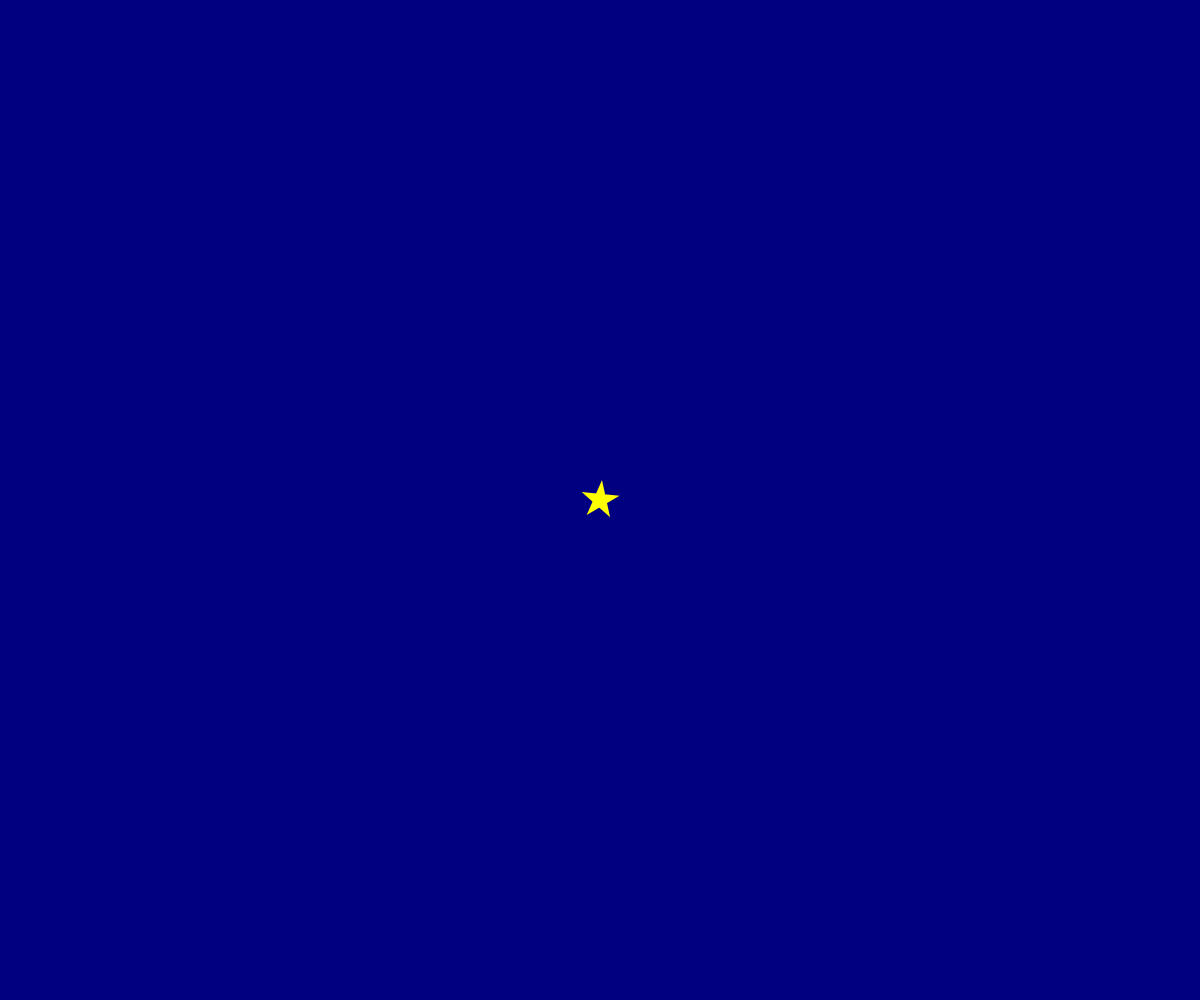
Frame 1 (no input)
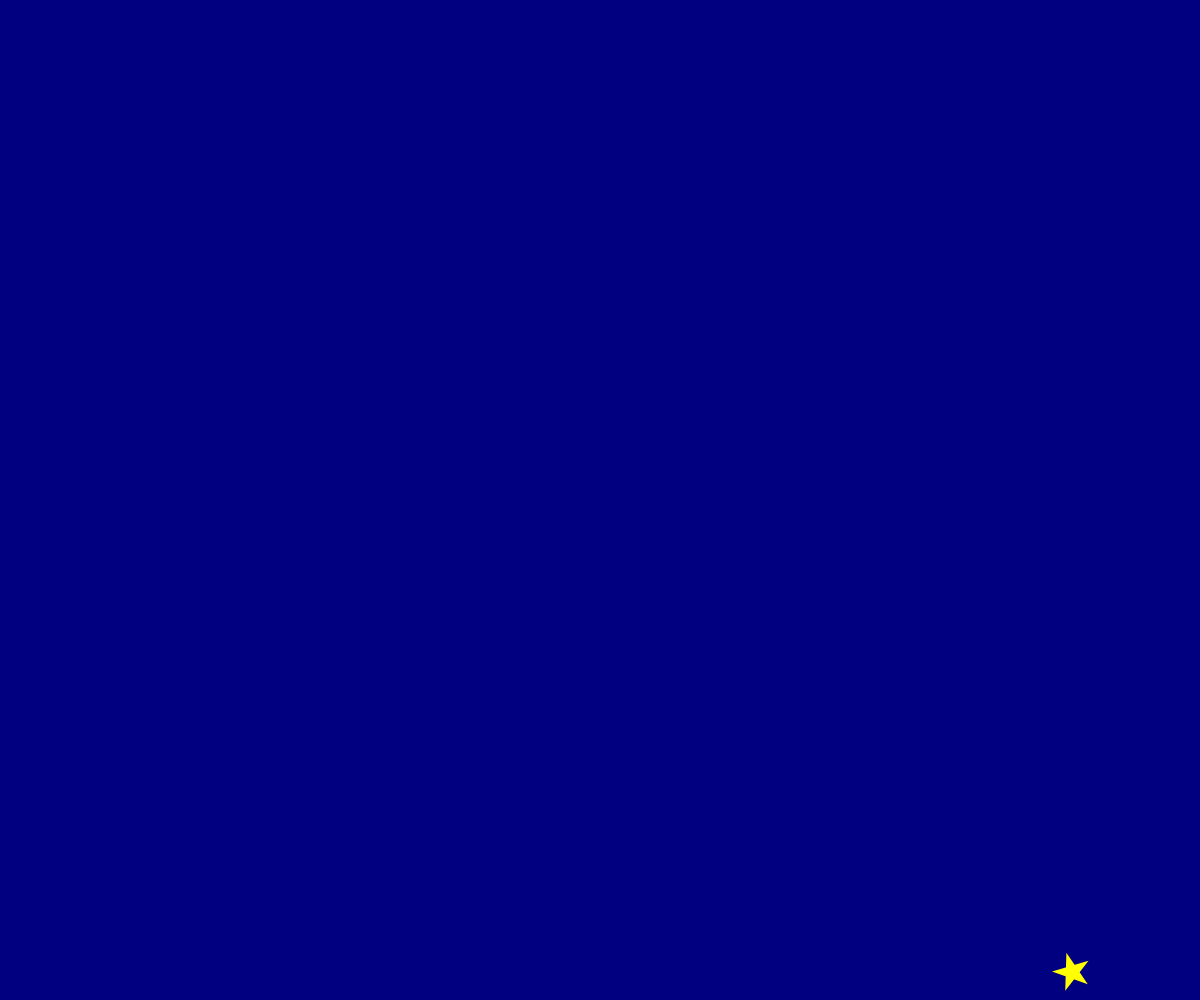
Frame 60 (no input)
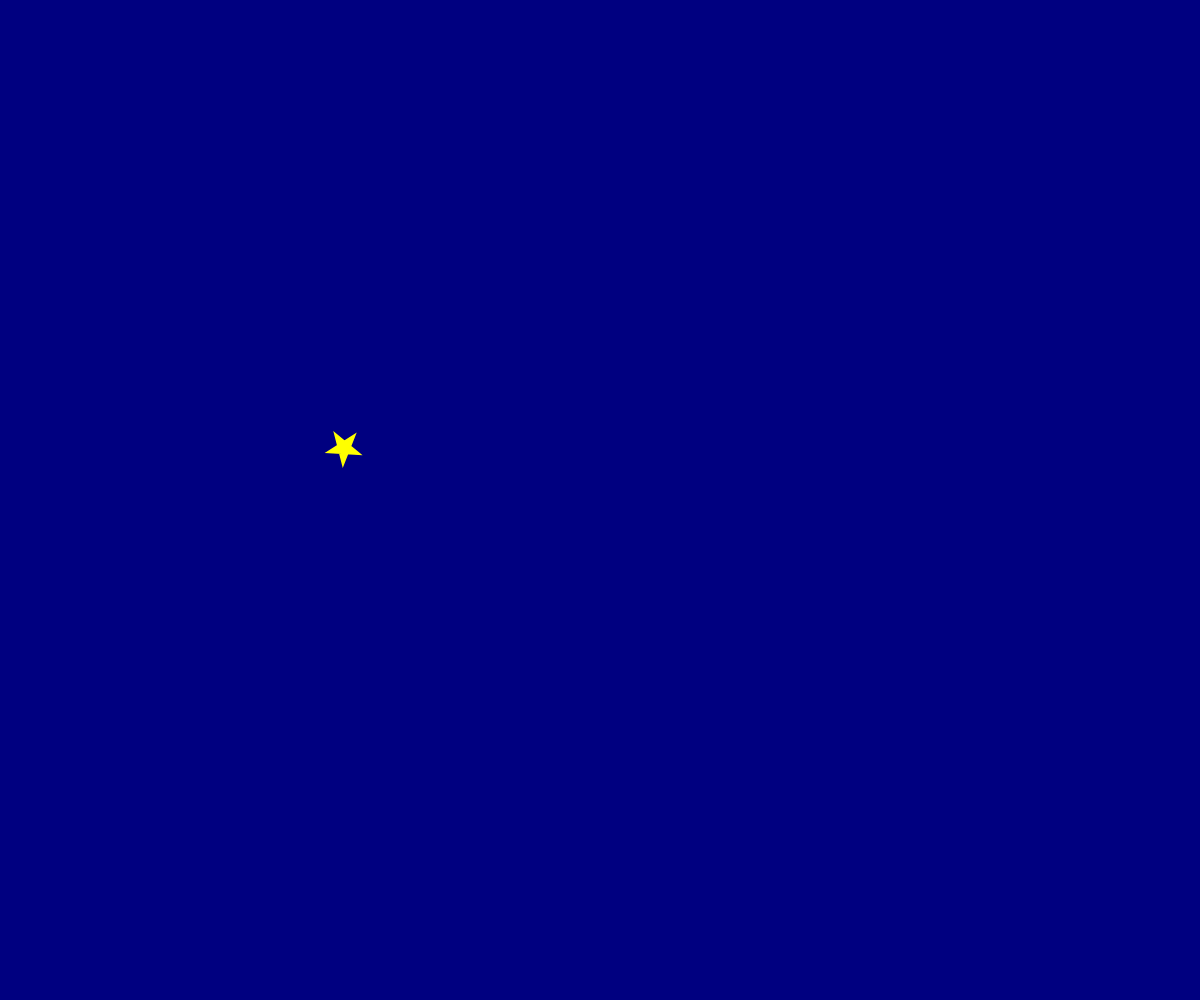
Frame 120 (the mouse pressed at the canvas centre since frame 60)

The p5.js sketch that drew these frames (run headless with seeded random() and noise() and a simulated clock; from frame 60 on, the mouse is pressed at the canvas centre):

// p5.js sketch
// ── sketch.js
// テキスト「アニメーション」
let x, y, vx, vy;
let angle = 0;

function setup(){
  createCanvas(windowWidth, windowHeight);
  x = width / 2;
  y = height / 2;
  vx = 8;
  vy = 8;
}

function draw(){
  background(0, 0, 128);
  // BLANK[2] (hint: 作った star 関数を使います)
  angle += 0.1;
  star(x, y, 20, angle);
  x += vx
  y += vy
  // 端の処理パターン (1) 反対側から出てくる
  if(x > width){ x = 0; }
  else if(x < 0){ x = width; }
  if(y > height){ y = 0; }
  if(y < 0){ y = height; }
}

function star(cx, cy, r, angle){
  push();
  noStroke();
  fill(255, 255, 0);
  beginShape();
  for(var i = 0; i < 20; i++){
    var theta = (TWO_PI * i * 2 / 5 - HALF_PI);
    // BLANK[1] (hint: angle 分だけ星を回転させるには？)
    theta = theta + angle
    var x = cx + cos(theta) * r;
    var y = cy + sin(theta) * r;
    vertex(x,y);
  }
  endShape(CLOSE);
  pop()
}

function windowResized(){
  resizeCanvas(windowWidth, windowHeight);
}
